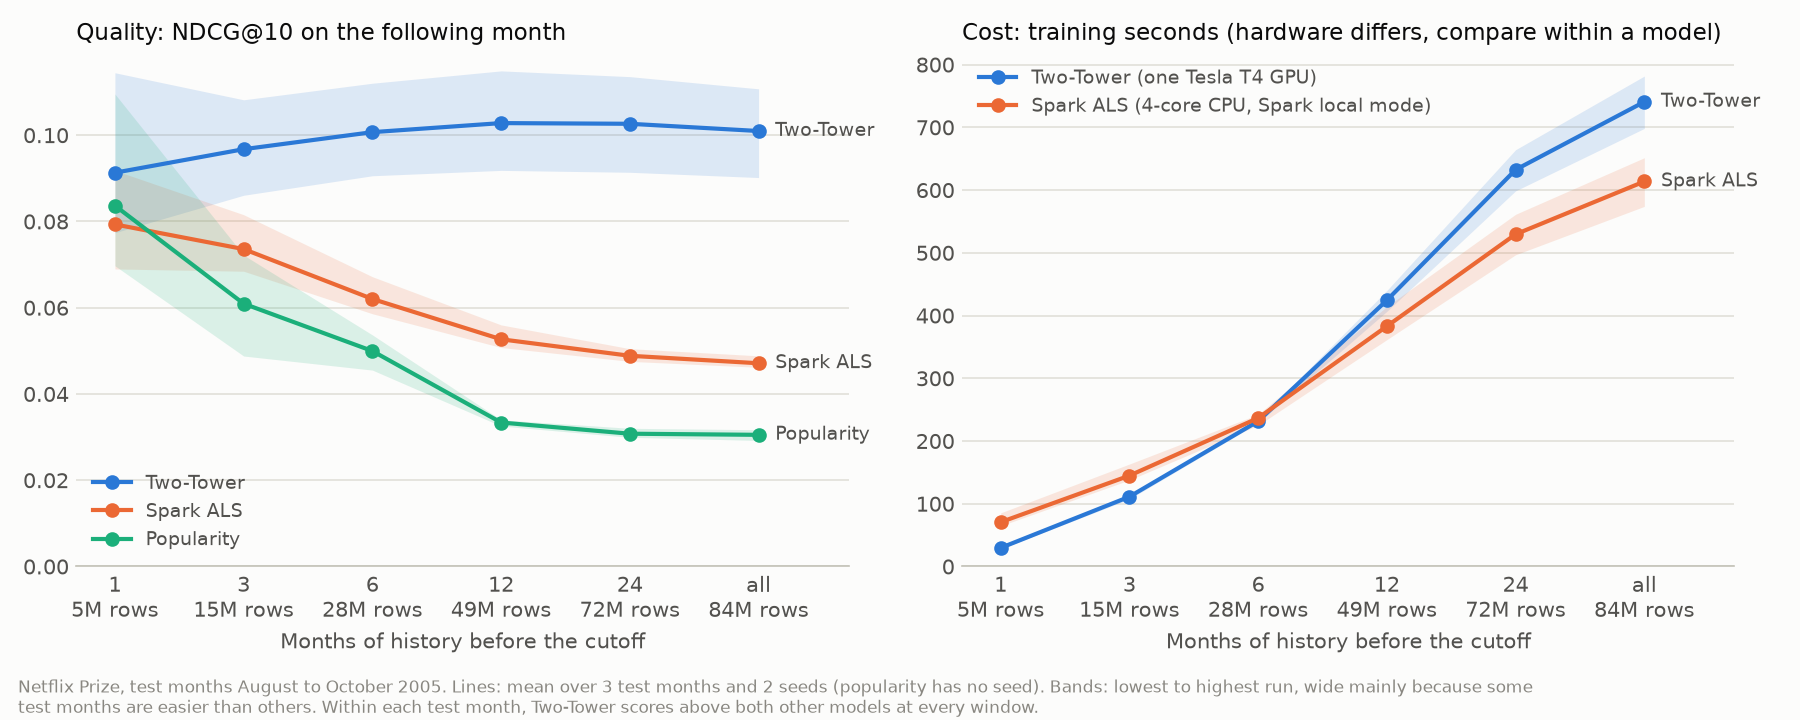

Reproduce this figure in Python.
"""Draw the headline figure: quality and training time against months of history.

Run from the repository root: `uv run python report/figures/history_windows.py`.
It reads only committed result files, so anyone can redraw it.
"""

import json
from pathlib import Path
from typing import Any

import matplotlib.pyplot as plt
from matplotlib.axes import Axes

RESULTS = Path("experiments/results")
OUTPUT = Path("report/figures/history_windows.png")
WINDOWS = ["1", "3", "6", "12", "24", "all"]

SURFACE = "#fcfcfb"
INK = "#0b0b0b"
SECONDARY_INK = "#52514e"
MUTED = "#898781"
GRID = "#e1e0d9"
AXIS = "#c3c2b7"

# Fixed order: each model keeps its colour in both panels.
MODELS = {
    "history-two-tower": ("Two-Tower", "one Tesla T4 GPU", "#2a78d6"),
    "history-spark-als": ("Spark ALS", "4-core CPU, Spark local mode", "#eb6834"),
    "history-popularity": ("Popularity", "not timed", "#1baf7a"),
}


def load_rows(name: str) -> dict[str, dict[str, Any]]:
    summary = json.loads((RESULTS / name / "summary.json").read_text(encoding="utf-8"))
    return {row["window"]: row for row in summary["results"]}


def style(axes: Axes, title: str) -> None:
    axes.set_facecolor(SURFACE)
    axes.set_title(title, loc="left", color=INK, fontsize=11)
    axes.grid(axis="y", color=GRID, linewidth=0.8)
    axes.set_axisbelow(True)
    for side in ("top", "right", "left"):
        axes.spines[side].set_visible(False)
    axes.spines["bottom"].set_color(AXIS)
    axes.tick_params(colors=MUTED, labelcolor=SECONDARY_INK, length=0)


def draw_series(
    axes: Axes, rows: dict[str, dict[str, Any]], key: str, label: str, colour: str
) -> None:
    positions = range(len(WINDOWS))
    means = [rows[w][f"{key}_mean"] for w in WINDOWS]
    axes.fill_between(
        positions,
        [rows[w][f"{key}_min"] for w in WINDOWS],
        [rows[w][f"{key}_max"] for w in WINDOWS],
        color=colour,
        alpha=0.15,
        linewidth=0,
    )
    axes.plot(positions, means, color=colour, linewidth=2, marker="o", markersize=6, label=label)
    axes.annotate(
        label.split(" (")[0],
        (len(WINDOWS) - 1, means[-1]),
        xytext=(8, 0),
        textcoords="offset points",
        va="center",
        color=SECONDARY_INK,
        fontsize=9,
    )


def main() -> None:
    rows = {name: load_rows(name) for name in MODELS}
    figure, (quality, cost) = plt.subplots(1, 2, figsize=(12, 4.8), facecolor=SURFACE)

    for name, (label, _hardware, colour) in MODELS.items():
        draw_series(quality, rows[name], "ndcg", label, colour)
    for name, (label, hardware, colour) in MODELS.items():
        if name != "history-popularity":
            draw_series(cost, rows[name], "fit_seconds", f"{label} ({hardware})", colour)

    any_rows = rows["history-spark-als"]
    ticks = [f"{w}\n{any_rows[w]['train_rows_mean'] / 1e6:.0f}M rows" for w in WINDOWS]
    for axes, title, legend_corner in (
        (quality, "Quality: NDCG@10 on the following month", "lower left"),
        (cost, "Cost: training seconds (hardware differs, compare within a model)", "upper left"),
    ):
        style(axes, title)
        axes.set_xticks(range(len(WINDOWS)), ticks)
        axes.set_xlabel("Months of history before the cutoff", color=SECONDARY_INK)
        axes.set_xlim(-0.3, len(WINDOWS) - 0.3)
        axes.set_ylim(bottom=0)
        axes.legend(frameon=False, labelcolor=SECONDARY_INK, fontsize=9, loc=legend_corner)

    figure.text(
        0.01,
        0.01,
        "Netflix Prize, test months August to October 2005. Lines: mean over 3 test months and "
        "2 seeds (popularity has no seed). Bands: lowest to highest run, wide mainly because some\n"
        "test months are easier than others. Within each test month, Two-Tower scores above both "
        "other models at every window.",
        color=MUTED,
        fontsize=8,
    )
    figure.tight_layout(rect=(0, 0.06, 1, 1))
    figure.savefig(OUTPUT, dpi=150)
    print(f"wrote {OUTPUT}")


if __name__ == "__main__":
    main()
